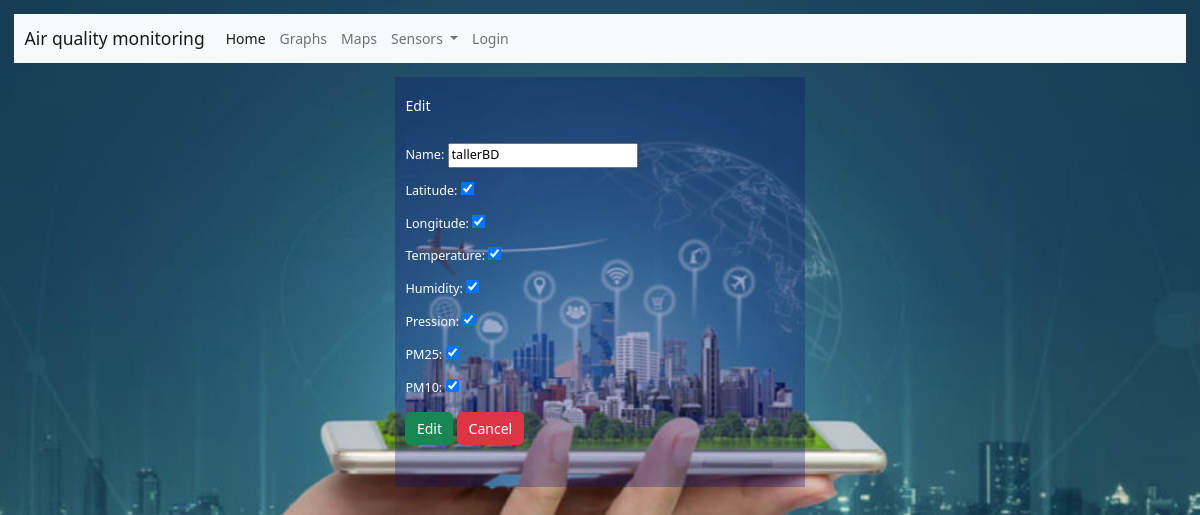
Page /sensors/2/edit/ on the committed database.
### sensors/models.py (models this page shows, shortened)
class Sensor(models.Model):
    name = models.CharField(max_length=10)
    Latitude= models.BooleanField()
    Longitude= models.BooleanField()
    Temperature= models.BooleanField()
    Humidity= models.BooleanField()
    Pression= models.BooleanField()
    PM25= models.BooleanField()
    PM10= models.BooleanField()
    created_on = models.DateTimeField(auto_now_add=True)

### sensors/views.py (the view, shortened to what this page needs)
# urls.py: path('<int:pk>/edit/', SensorUpdateView.as_view(), name="sensor_edit"),
class SensorUpdateView(UpdateView): #113
    template_name = "sensors/edit.html"
    model = Sensor
    fields = ["name","Latitude","Longitude","Temperature","Humidity","Pression","PM25","PM10"]

### templates/sensors/edit.html (shortened to what this page needs)
{% extends 'base.html' %}
{% block content %}
<div class="container mt-3 table-dark main" style="width: 35%; ">
    <br>
    <h1>Edit</h1>
    <br>
    <form method="post" enctype="multipart/form-data">
        {{ form.as_p}}
        <input type="submit" value="Edit" class="btn btn-success">
        <a class="btn btn-danger" href="{% url 'sensor_list' %}">Cancel</a></li>
    </form>
    <br><br>
</div>
{% endblock content %}

### static/css/style.css (style rules this page uses)
html { font-size: 14px; }
body { background-size: cover; background-image: url("../images/fondo.jpg"); background-position: center center; background-repeat: no-repeat; background-attachment: fixed; background-color: rgb(13, 157, 157); }
h1 { font-size: 1rem; }
p, h2, h3 { font-size: .9rem; }
.main { text-align: left; background: rgba(10, 19, 121, 0.3); color: white; }
@media all and (min-width: 800px) { .main { flex: 3 0px; } }
@media all and (min-width: 800px) { .main { order: 2; } }
body { padding: 1em; }

### rows in the picture
Sensor: name "tallerBD", Latitude "☑", Longitude "☑", Temperature "☑", Humidity "☑", Pression "☑", PM25 "☑", PM10 "☑"
